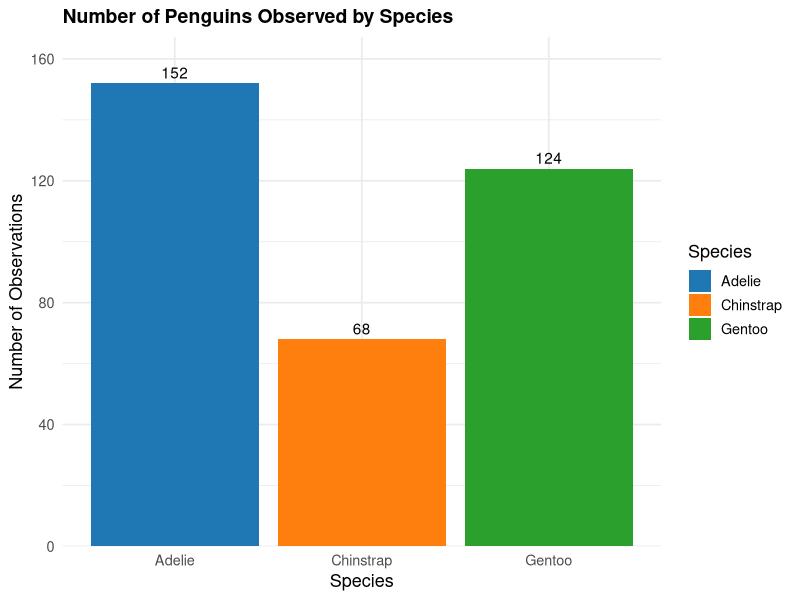
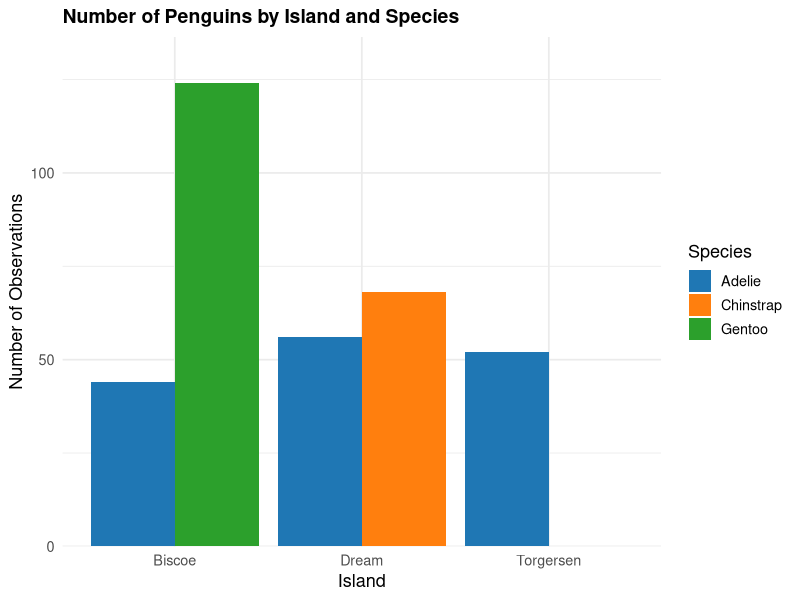
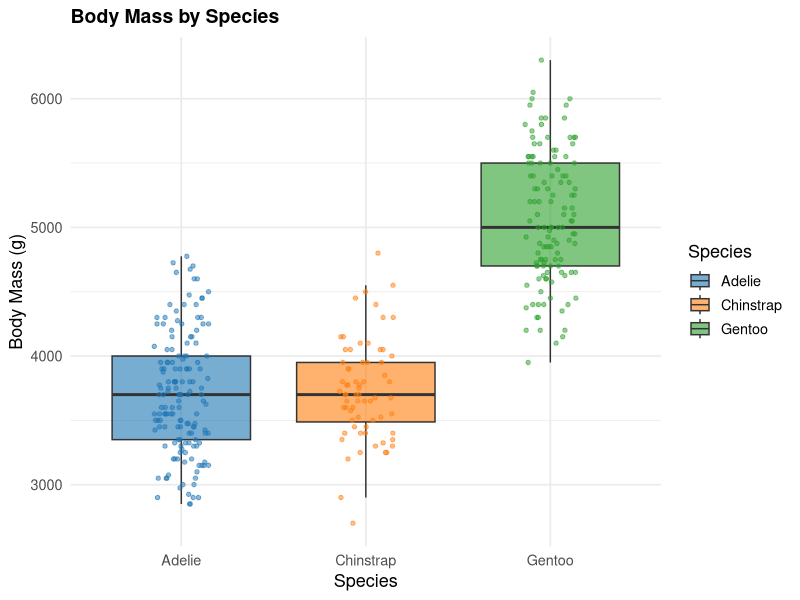
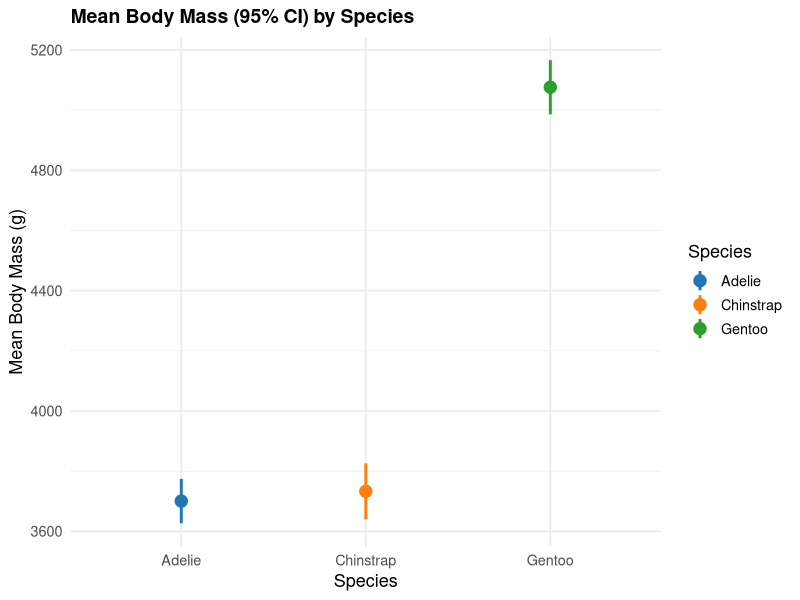
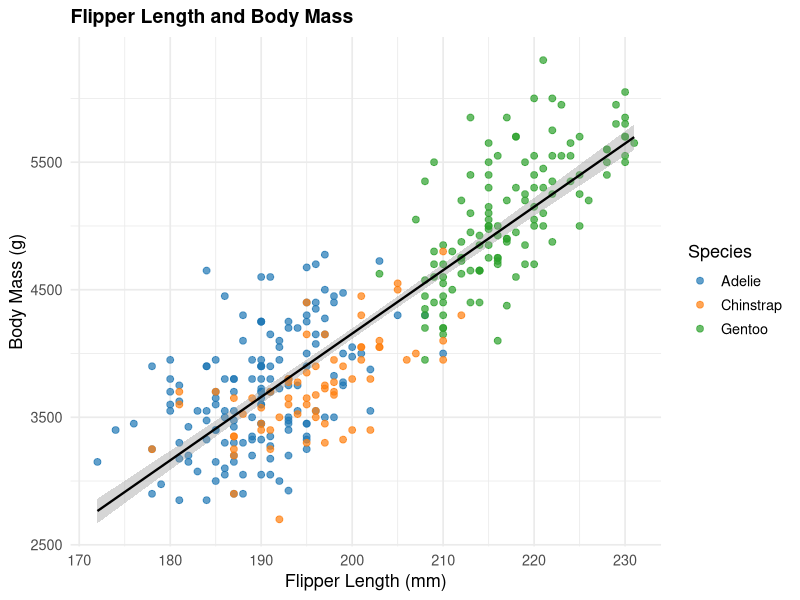

R code for these plots, in order:
## ---- chunk 1
#| include: false
library(palmerpenguins)
library(ggplot2)
library(dplyr)

# ---------- helpers ----------
fmt_p <- function(p) ifelse(p < 0.001, "< 0.001", sprintf("%.3f", p))
p_txt <- function(p) ifelse(p < 0.001, "p < 0.001", paste0("p = ", sprintf("%.3f", p)))

# ---------- data ----------
# Complete cases for the numeric variables used in the tests
penguins_num <- penguins |>
  filter(!is.na(body_mass_g), !is.na(flipper_length_mm))

# ---------- summary statistics (value boxes) ----------
total_penguins <- nrow(penguins)

species_counts <- penguins |> count(species, sort = TRUE)
island_counts  <- penguins |> count(island, sort = TRUE)

top_species   <- as.character(species_counts$species[1])
top_species_n <- species_counts$n[1]
top_island    <- as.character(island_counts$island[1])
top_island_n  <- island_counts$n[1]
mean_mass     <- mean(penguins$body_mass_g, na.rm = TRUE)

# ---------- descriptive statistics ----------
desc_tbl <- penguins |>
  group_by(species) |>
  summarise(
    n            = n(),
    mean_mass    = mean(body_mass_g, na.rm = TRUE),
    sd_mass      = sd(body_mass_g, na.rm = TRUE),
    median_mass  = median(body_mass_g, na.rm = TRUE),
    mean_flipper = mean(flipper_length_mm, na.rm = TRUE),
    mean_bill    = mean(bill_length_mm, na.rm = TRUE),
    .groups = "drop"
  )

heaviest <- as.character(desc_tbl$species[which.max(desc_tbl$mean_mass)])
lightest <- as.character(desc_tbl$species[which.min(desc_tbl$mean_mass)])

# Mean body mass with 95% confidence intervals
ci_tbl <- penguins_num |>
  group_by(species) |>
  summarise(m = mean(body_mass_g), s = sd(body_mass_g), n = n(), .groups = "drop") |>
  mutate(
    se = s / sqrt(n),
    lo = m - qt(0.975, n - 1) * se,
    hi = m + qt(0.975, n - 1) * se
  )

# ---------- inferential statistics ----------
# 1. Chi-square goodness of fit: are species counts equal?
gof <- chisq.test(table(penguins$species))

# 2. Chi-square test of independence: species x island
tab <- table(penguins$species, penguins$island)
chi <- chisq.test(tab)
cramers_v <- sqrt(unname(chi$statistic) / (sum(tab) * (min(dim(tab)) - 1)))

# 3. One-way ANOVA + Tukey HSD: body mass by species
aov_fit <- aov(body_mass_g ~ species, data = penguins_num)
aov_sum <- summary(aov_fit)[[1]]
F_val   <- aov_sum$`F value`[1]
p_aov   <- aov_sum$`Pr(>F)`[1]
eta2    <- aov_sum$`Sum Sq`[1] / sum(aov_sum$`Sum Sq`)
tk      <- as.data.frame(TukeyHSD(aov_fit)$species)

# 4. Pearson correlation: flipper length vs body mass
cor_res <- cor.test(~ flipper_length_mm + body_mass_g, data = penguins_num)
r_val   <- unname(cor_res$estimate)

# ---------- tables ----------
tests_tbl <- data.frame(
  Test = c(
    "Chi-square goodness of fit (equal species counts)",
    "Chi-square test of independence (species x island)",
    "One-way ANOVA (body mass by species)",
    "Pearson correlation (flipper length vs body mass)"
  ),
  Statistic = c(
    sprintf("X2 = %.1f", gof$statistic),
    sprintf("X2 = %.1f", chi$statistic),
    sprintf("F = %.1f", F_val),
    sprintf("r = %.3f", r_val)
  ),
  df = c(
    as.character(gof$parameter),
    as.character(chi$parameter),
    paste0(aov_sum$Df[1], ", ", aov_sum$Df[2]),
    as.character(cor_res$parameter)
  ),
  `p-value` = fmt_p(c(gof$p.value, chi$p.value, p_aov, cor_res$p.value)),
  `Effect size` = c(
    "-",
    sprintf("Cramer's V = %.2f", cramers_v),
    sprintf("eta-squared = %.2f", eta2),
    sprintf("R-squared = %.2f", r_val^2)
  ),
  check.names = FALSE
)

tukey_tbl <- data.frame(
  Comparison = rownames(tk),
  `Difference (g)` = round(tk$diff, 1),
  `Lower 95%` = round(tk$lwr, 1),
  `Upper 95%` = round(tk$upr, 1),
  `Adjusted p` = fmt_p(tk$`p adj`),
  check.names = FALSE
)

# ---------- styling ----------
# One consistent color per species across all charts
species_colors <- c(
  Adelie    = "#1f77b4",
  Chinstrap = "#ff7f0e",
  Gentoo    = "#2ca02c"
)

base_theme <- theme_minimal(base_size = 13) +
  theme(
    plot.title = element_text(face = "bold", size = 14),
    legend.position = "right"
  )
## ---- chunk 2
#| content: valuebox
#| title: "Total Penguins Observed"
list(
  icon = "bar-chart-fill",
  color = "primary",
  value = format(total_penguins, big.mark = ",")
)
## ---- chunk 3
#| content: valuebox
#| title: "Most Observed Species"
list(
  icon = "trophy-fill",
  color = "success",
  value = top_species
)
## ---- chunk 4
#| content: valuebox
#| title: "Island with Most Penguins"
list(
  icon = "geo-alt-fill",
  color = "info",
  value = top_island
)
## ---- chunk 5
#| content: valuebox
#| title: "Average Body Mass"
list(
  icon = "speedometer2",
  color = "warning",
  value = paste0(format(round(mean_mass), big.mark = ","), " g")
)
## ---- chunk 6
#| fig-width: 7
#| fig-height: 4.2
ggplot(penguins, aes(x = species, fill = species)) +
  geom_bar() +
  geom_text(
    stat = "count",
    aes(label = after_stat(count)),
    vjust = -0.4
  ) +
  scale_fill_manual(values = species_colors) +
  scale_y_continuous(expand = expansion(mult = c(0, 0.1))) +
  labs(
    title = "Number of Penguins Observed by Species",
    x = "Species",
    y = "Number of Observations",
    fill = "Species"
  ) +
  base_theme
## ---- chunk 7
#| fig-width: 7
#| fig-height: 4.2
ggplot(penguins, aes(x = island, fill = species)) +
  geom_bar(position = position_dodge(preserve = "single")) +
  scale_fill_manual(values = species_colors) +
  scale_y_continuous(expand = expansion(mult = c(0, 0.1))) +
  labs(
    title = "Number of Penguins by Island and Species",
    x = "Island",
    y = "Number of Observations",
    fill = "Species"
  ) +
  base_theme
## ---- chunk 8
knitr::kable(
  desc_tbl,
  digits = 1,
  col.names = c("Species", "n", "Mean mass (g)", "SD mass (g)",
                "Median mass (g)", "Mean flipper (mm)", "Mean bill length (mm)")
)
## ---- chunk 9
#| fig-width: 7
#| fig-height: 4.2
ggplot(penguins, aes(x = species, y = body_mass_g, fill = species)) +
  geom_boxplot(alpha = 0.6, outlier.shape = NA) +
  geom_jitter(
    aes(color = species),
    position = position_jitter(width = 0.15, height = 0, seed = 1),
    alpha = 0.5, size = 1.2, show.legend = FALSE
  ) +
  scale_fill_manual(values = species_colors) +
  scale_color_manual(values = species_colors) +
  labs(
    title = "Body Mass by Species",
    x = "Species",
    y = "Body Mass (g)",
    fill = "Species"
  ) +
  base_theme
## ---- chunk 10
#| fig-width: 7
#| fig-height: 4.2
ggplot(ci_tbl, aes(x = species, y = m, color = species)) +
  geom_pointrange(aes(ymin = lo, ymax = hi), linewidth = 1, size = 0.8) +
  scale_color_manual(values = species_colors) +
  labs(
    title = "Mean Body Mass (95% CI) by Species",
    x = "Species",
    y = "Mean Body Mass (g)",
    color = "Species"
  ) +
  base_theme
## ---- chunk 11
#| fig-width: 7
#| fig-height: 4.2
ggplot(penguins_num, aes(x = flipper_length_mm, y = body_mass_g)) +
  geom_point(aes(color = species), alpha = 0.7, size = 2) +
  geom_smooth(method = "lm", formula = y ~ x, color = "black", linewidth = 0.8) +
  scale_color_manual(values = species_colors) +
  labs(
    title = "Flipper Length and Body Mass",
    x = "Flipper Length (mm)",
    y = "Body Mass (g)",
    color = "Species"
  ) +
  base_theme
## ---- chunk 12
knitr::kable(tests_tbl, align = "lcccl")
## ---- chunk 13
knitr::kable(tukey_tbl, align = "lcccc")
